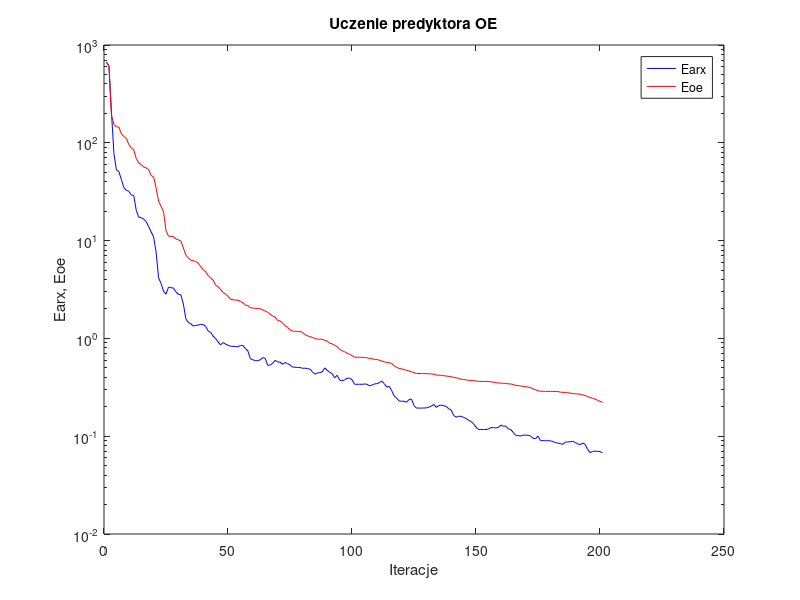
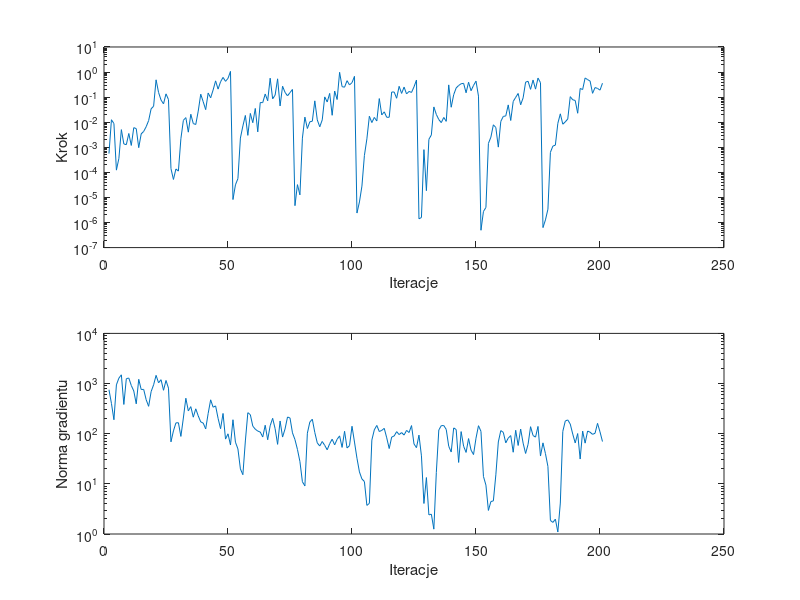

The MATLAB script that drew these images, in order:
%uczenie predyktora oe
clear all;
n=0; farx(n+1)=6.658611e+002; foe(n+1)=6.692012e+002; wspucz(n+1)=0.000000e+000; ng(n+1)=0.000000e+000;
%odnowa zmiennej metryki
n=1; farx(n+1)=6.069821e+002; foe(n+1)=6.080006e+002; krok(n+1)=5.604282e-004; ng(n+1)=7.532708e+002;
n=2; farx(n+1)=2.077680e+002; foe(n+1)=1.901546e+002; krok(n+1)=1.256724e-002; ng(n+1)=4.013830e+002;
n=3; farx(n+1)=7.760182e+001; foe(n+1)=1.547617e+002; krok(n+1)=8.839546e-003; ng(n+1)=1.897983e+002;
n=4; farx(n+1)=5.283049e+001; foe(n+1)=1.453977e+002; krok(n+1)=1.228192e-004; ng(n+1)=9.420513e+002;
n=5; farx(n+1)=5.085935e+001; foe(n+1)=1.448873e+002; krok(n+1)=3.604935e-004; ng(n+1)=1.281547e+003;
n=6; farx(n+1)=4.217047e+001; foe(n+1)=1.236091e+002; krok(n+1)=5.060913e-003; ng(n+1)=1.492465e+003;
n=7; farx(n+1)=3.482179e+001; foe(n+1)=1.158702e+002; krok(n+1)=1.358387e-003; ng(n+1)=3.829046e+002;
n=8; farx(n+1)=3.273070e+001; foe(n+1)=1.107233e+002; krok(n+1)=1.271814e-003; ng(n+1)=1.250426e+003;
n=9; farx(n+1)=3.191912e+001; foe(n+1)=9.614373e+001; krok(n+1)=3.550402e-003; ng(n+1)=1.288294e+003;
n=10; farx(n+1)=2.927577e+001; foe(n+1)=8.895271e+001; krok(n+1)=1.184232e-003; ng(n+1)=9.157905e+002;
n=11; farx(n+1)=2.890678e+001; foe(n+1)=8.445122e+001; krok(n+1)=6.065270e-003; ng(n+1)=7.123311e+002;
n=12; farx(n+1)=2.042201e+001; foe(n+1)=6.914040e+001; krok(n+1)=5.548179e-003; ng(n+1)=3.940669e+002;
n=13; farx(n+1)=1.741110e+001; foe(n+1)=6.234262e+001; krok(n+1)=9.671447e-004; ng(n+1)=1.214479e+003;
n=14; farx(n+1)=1.716567e+001; foe(n+1)=5.962296e+001; krok(n+1)=3.427028e-003; ng(n+1)=7.606124e+002;
n=15; farx(n+1)=1.654769e+001; foe(n+1)=5.662849e+001; krok(n+1)=4.289834e-003; ng(n+1)=7.640924e+002;
n=16; farx(n+1)=1.570910e+001; foe(n+1)=5.535146e+001; krok(n+1)=6.607631e-003; ng(n+1)=4.763386e+002;
n=17; farx(n+1)=1.388724e+001; foe(n+1)=5.314654e+001; krok(n+1)=1.165911e-002; ng(n+1)=3.514532e+002;
n=18; farx(n+1)=1.231280e+001; foe(n+1)=4.641127e+001; krok(n+1)=3.431867e-002; ng(n+1)=6.908056e+002;
n=19; farx(n+1)=1.089719e+001; foe(n+1)=4.467370e+001; krok(n+1)=4.331299e-002; ng(n+1)=9.438157e+002;
n=20; farx(n+1)=7.664166e+000; foe(n+1)=3.458977e+001; krok(n+1)=4.903006e-001; ng(n+1)=1.456651e+003;
n=21; farx(n+1)=4.164703e+000; foe(n+1)=2.541089e+001; krok(n+1)=1.536116e-001; ng(n+1)=1.034349e+003;
n=22; farx(n+1)=3.651312e+000; foe(n+1)=2.234532e+001; krok(n+1)=7.644254e-002; ng(n+1)=1.193697e+003;
n=23; farx(n+1)=3.038652e+000; foe(n+1)=1.981841e+001; krok(n+1)=5.403031e-002; ng(n+1)=7.341025e+002;
n=24; farx(n+1)=2.834724e+000; foe(n+1)=1.266296e+001; krok(n+1)=1.350958e-001; ng(n+1)=1.152371e+003;
n=25; farx(n+1)=3.342652e+000; foe(n+1)=1.111931e+001; krok(n+1)=8.000730e-002; ng(n+1)=8.102531e+002;
%odnowa zmiennej metryki
n=26; farx(n+1)=3.296021e+000; foe(n+1)=1.104837e+001; krok(n+1)=1.413318e-004; ng(n+1)=6.882034e+001;
n=27; farx(n+1)=3.274708e+000; foe(n+1)=1.098380e+001; krok(n+1)=5.210339e-005; ng(n+1)=1.137600e+002;
n=28; farx(n+1)=2.992461e+000; foe(n+1)=1.041168e+001; krok(n+1)=1.366331e-004; ng(n+1)=1.642028e+002;
n=29; farx(n+1)=2.819569e+000; foe(n+1)=1.019332e+001; krok(n+1)=1.123699e-004; ng(n+1)=1.655298e+002;
n=30; farx(n+1)=2.793769e+000; foe(n+1)=9.877850e+000; krok(n+1)=2.187783e-003; ng(n+1)=8.828637e+001;
n=31; farx(n+1)=2.248089e+000; foe(n+1)=8.410760e+000; krok(n+1)=1.184956e-002; ng(n+1)=2.056669e+002;
n=32; farx(n+1)=1.589179e+000; foe(n+1)=7.099423e+000; krok(n+1)=1.526430e-002; ng(n+1)=5.092905e+002;
n=33; farx(n+1)=1.456198e+000; foe(n+1)=6.651573e+000; krok(n+1)=4.008930e-003; ng(n+1)=2.845628e+002;
n=34; farx(n+1)=1.413488e+000; foe(n+1)=6.306568e+000; krok(n+1)=2.076180e-002; ng(n+1)=3.465849e+002;
n=35; farx(n+1)=1.336442e+000; foe(n+1)=6.214139e+000; krok(n+1)=8.839546e-003; ng(n+1)=2.134551e+002;
n=36; farx(n+1)=1.358730e+000; foe(n+1)=6.125809e+000; krok(n+1)=8.111094e-003; ng(n+1)=3.135351e+002;
n=37; farx(n+1)=1.367148e+000; foe(n+1)=5.888650e+000; krok(n+1)=2.788178e-002; ng(n+1)=2.265488e+002;
n=38; farx(n+1)=1.393767e+000; foe(n+1)=5.415003e+000; krok(n+1)=1.308949e-001; ng(n+1)=1.718687e+002;
n=39; farx(n+1)=1.382910e+000; foe(n+1)=5.047356e+000; krok(n+1)=6.561970e-002; ng(n+1)=1.628739e+002;
n=40; farx(n+1)=1.326529e+000; foe(n+1)=4.802242e+000; krok(n+1)=3.172714e-002; ng(n+1)=1.246452e+002;
n=41; farx(n+1)=1.192205e+000; foe(n+1)=4.395059e+000; krok(n+1)=1.460372e-001; ng(n+1)=2.533743e+002;
n=42; farx(n+1)=1.151270e+000; foe(n+1)=4.153322e+000; krok(n+1)=9.420590e-002; ng(n+1)=4.738082e+002;
n=43; farx(n+1)=1.055016e+000; foe(n+1)=3.952618e+000; krok(n+1)=1.935340e-001; ng(n+1)=3.372714e+002;
n=44; farx(n+1)=9.961596e-001; foe(n+1)=3.497032e+000; krok(n+1)=4.456675e-001; ng(n+1)=3.584236e+002;
n=45; farx(n+1)=9.205149e-001; foe(n+1)=3.372543e+000; krok(n+1)=2.088513e-001; ng(n+1)=2.021045e+002;
n=46; farx(n+1)=8.573666e-001; foe(n+1)=3.166468e+000; krok(n+1)=4.102061e-001; ng(n+1)=1.258351e+002;
n=47; farx(n+1)=9.067958e-001; foe(n+1)=2.949629e+000; krok(n+1)=6.128735e-001; ng(n+1)=2.534045e+002;
n=48; farx(n+1)=8.751477e-001; foe(n+1)=2.834616e+000; krok(n+1)=4.268310e-001; ng(n+1)=7.806759e+001;
n=49; farx(n+1)=8.507903e-001; foe(n+1)=2.702119e+000; krok(n+1)=5.600723e-001; ng(n+1)=9.949250e+001;
n=50; farx(n+1)=8.315851e-001; foe(n+1)=2.509164e+000; krok(n+1)=1.063350e+000; ng(n+1)=5.948703e+001;
%odnowa zmiennej metryki
n=51; farx(n+1)=8.295563e-001; foe(n+1)=2.479671e+000; krok(n+1)=8.245594e-006; ng(n+1)=1.897455e+002;
n=52; farx(n+1)=8.253419e-001; foe(n+1)=2.468863e+000; krok(n+1)=3.185663e-005; ng(n+1)=6.771374e+001;
n=53; farx(n+1)=8.206964e-001; foe(n+1)=2.458598e+000; krok(n+1)=5.658127e-005; ng(n+1)=4.970939e+001;
n=54; farx(n+1)=8.447424e-001; foe(n+1)=2.394082e+000; krok(n+1)=2.332157e-003; ng(n+1)=1.986016e+001;
n=55; farx(n+1)=8.474111e-001; foe(n+1)=2.316716e+000; krok(n+1)=7.088910e-003; ng(n+1)=1.522398e+001;
n=56; farx(n+1)=7.867182e-001; foe(n+1)=2.197487e+000; krok(n+1)=1.861441e-002; ng(n+1)=7.170268e+001;
n=57; farx(n+1)=7.467487e-001; foe(n+1)=2.164706e+000; krok(n+1)=2.988526e-003; ng(n+1)=2.622530e+002;
n=58; farx(n+1)=6.191855e-001; foe(n+1)=2.062264e+000; krok(n+1)=2.243330e-002; ng(n+1)=2.396874e+002;
n=59; farx(n+1)=6.053522e-001; foe(n+1)=2.045953e+000; krok(n+1)=9.555317e-003; ng(n+1)=1.415880e+002;
n=60; farx(n+1)=5.915035e-001; foe(n+1)=2.026184e+000; krok(n+1)=3.542231e-002; ng(n+1)=1.229876e+002;
n=61; farx(n+1)=5.921861e-001; foe(n+1)=2.024777e+000; krok(n+1)=4.118564e-003; ng(n+1)=1.127589e+002;
n=62; farx(n+1)=6.036625e-001; foe(n+1)=2.006927e+000; krok(n+1)=6.105720e-002; ng(n+1)=1.079446e+002;
n=63; farx(n+1)=6.355392e-001; foe(n+1)=1.955252e+000; krok(n+1)=6.024636e-002; ng(n+1)=8.593768e+001;
n=64; farx(n+1)=6.257446e-001; foe(n+1)=1.906409e+000; krok(n+1)=1.331836e-001; ng(n+1)=1.474486e+002;
n=65; farx(n+1)=5.306579e-001; foe(n+1)=1.847874e+000; krok(n+1)=7.142563e-002; ng(n+1)=7.569954e+001;
n=66; farx(n+1)=5.338826e-001; foe(n+1)=1.773312e+000; krok(n+1)=5.695627e-001; ng(n+1)=1.441286e+002;
n=67; farx(n+1)=5.564833e-001; foe(n+1)=1.695067e+000; krok(n+1)=8.571529e-002; ng(n+1)=2.025655e+002;
n=68; farx(n+1)=5.962766e-001; foe(n+1)=1.650429e+000; krok(n+1)=1.202721e-001; ng(n+1)=1.257854e+002;
n=69; farx(n+1)=5.755260e-001; foe(n+1)=1.527434e+000; krok(n+1)=5.377399e-001; ng(n+1)=6.130702e+001;
n=70; farx(n+1)=5.719541e-001; foe(n+1)=1.507801e+000; krok(n+1)=4.446078e-002; ng(n+1)=1.793463e+002;
n=71; farx(n+1)=5.426668e-001; foe(n+1)=1.433004e+000; krok(n+1)=2.725288e-001; ng(n+1)=8.567692e+001;
n=72; farx(n+1)=5.665494e-001; foe(n+1)=1.349167e+000; krok(n+1)=1.548452e-001; ng(n+1)=1.244184e+002;
n=73; farx(n+1)=5.524834e-001; foe(n+1)=1.296864e+000; krok(n+1)=1.125137e-001; ng(n+1)=2.152891e+002;
n=74; farx(n+1)=5.353809e-001; foe(n+1)=1.225606e+000; krok(n+1)=1.517792e-001; ng(n+1)=2.055679e+002;
n=75; farx(n+1)=5.086286e-001; foe(n+1)=1.187387e+000; krok(n+1)=2.022243e-001; ng(n+1)=1.038481e+002;
%odnowa zmiennej metryki
n=76; farx(n+1)=5.078437e-001; foe(n+1)=1.184316e+000; krok(n+1)=4.699963e-006; ng(n+1)=7.627237e+001;
n=77; farx(n+1)=5.048805e-001; foe(n+1)=1.178323e+000; krok(n+1)=3.242569e-005; ng(n+1)=4.857032e+001;
n=78; farx(n+1)=5.046050e-001; foe(n+1)=1.177587e+000; krok(n+1)=1.265721e-005; ng(n+1)=2.781438e+001;
n=79; farx(n+1)=4.944383e-001; foe(n+1)=1.156290e+000; krok(n+1)=2.318931e-003; ng(n+1)=1.100555e+001;
n=80; farx(n+1)=4.970094e-001; foe(n+1)=1.094082e+000; krok(n+1)=1.596002e-002; ng(n+1)=9.090517e+000;
n=81; farx(n+1)=4.898442e-001; foe(n+1)=1.062856e+000; krok(n+1)=5.608324e-003; ng(n+1)=1.023608e+002;
n=82; farx(n+1)=4.875158e-001; foe(n+1)=1.045212e+000; krok(n+1)=1.040137e-002; ng(n+1)=1.709206e+002;
n=83; farx(n+1)=4.564742e-001; foe(n+1)=1.022966e+000; krok(n+1)=1.095618e-002; ng(n+1)=1.942746e+002;
n=84; farx(n+1)=4.309482e-001; foe(n+1)=9.971266e-001; krok(n+1)=7.113068e-002; ng(n+1)=1.055484e+002;
n=85; farx(n+1)=4.431325e-001; foe(n+1)=9.843201e-001; krok(n+1)=1.238474e-002; ng(n+1)=6.551733e+001;
n=86; farx(n+1)=4.471229e-001; foe(n+1)=9.808238e-001; krok(n+1)=6.555717e-003; ng(n+1)=5.685260e+001;
n=87; farx(n+1)=4.534657e-001; foe(n+1)=9.776456e-001; krok(n+1)=1.238474e-002; ng(n+1)=6.989980e+001;
n=88; farx(n+1)=4.994002e-001; foe(n+1)=9.548038e-001; krok(n+1)=1.022628e-001; ng(n+1)=5.853738e+001;
n=89; farx(n+1)=4.726652e-001; foe(n+1)=9.403257e-001; krok(n+1)=6.407656e-002; ng(n+1)=4.774613e+001;
n=90; farx(n+1)=4.502699e-001; foe(n+1)=8.928084e-001; krok(n+1)=1.409038e-001; ng(n+1)=6.331117e+001;
n=91; farx(n+1)=4.359512e-001; foe(n+1)=8.800036e-001; krok(n+1)=1.889482e-002; ng(n+1)=7.772221e+001;
n=92; farx(n+1)=3.955662e-001; foe(n+1)=8.492863e-001; krok(n+1)=1.755320e-001; ng(n+1)=5.991829e+001;
n=93; farx(n+1)=4.193851e-001; foe(n+1)=8.280469e-001; krok(n+1)=8.035594e-002; ng(n+1)=7.734951e+001;
n=94; farx(n+1)=3.751767e-001; foe(n+1)=7.723895e-001; krok(n+1)=9.761687e-001; ng(n+1)=9.040605e+001;
n=95; farx(n+1)=3.676966e-001; foe(n+1)=7.487793e-001; krok(n+1)=2.617405e-001; ng(n+1)=5.327299e+001;
n=96; farx(n+1)=3.774000e-001; foe(n+1)=7.315116e-001; krok(n+1)=2.489869e-001; ng(n+1)=1.117229e+002;
n=97; farx(n+1)=3.911379e-001; foe(n+1)=7.070039e-001; krok(n+1)=4.536903e-001; ng(n+1)=5.192940e+001;
n=98; farx(n+1)=3.925977e-001; foe(n+1)=6.867936e-001; krok(n+1)=3.066215e-001; ng(n+1)=5.774366e+001;
n=99; farx(n+1)=3.790910e-001; foe(n+1)=6.674077e-001; krok(n+1)=3.785938e-001; ng(n+1)=1.407062e+002;
n=100; farx(n+1)=3.396572e-001; foe(n+1)=6.421813e-001; krok(n+1)=6.744582e-001; ng(n+1)=6.815325e+001;
%odnowa zmiennej metryki
n=101; farx(n+1)=3.396451e-001; foe(n+1)=6.420113e-001; krok(n+1)=2.385236e-006; ng(n+1)=3.240709e+001;
n=102; farx(n+1)=3.396265e-001; foe(n+1)=6.418723e-001; krok(n+1)=6.616010e-006; ng(n+1)=1.727577e+001;
n=103; farx(n+1)=3.393109e-001; foe(n+1)=6.415201e-001; krok(n+1)=2.829063e-005; ng(n+1)=1.251684e+001;
n=104; farx(n+1)=3.414906e-001; foe(n+1)=6.372958e-001; krok(n+1)=4.706747e-004; ng(n+1)=1.112058e+001;
n=105; farx(n+1)=3.404561e-001; foe(n+1)=6.352370e-001; krok(n+1)=2.168031e-003; ng(n+1)=3.720932e+000;
n=106; farx(n+1)=3.270630e-001; foe(n+1)=6.237193e-001; krok(n+1)=1.729594e-002; ng(n+1)=4.079109e+000;
n=107; farx(n+1)=3.326959e-001; foe(n+1)=6.188824e-001; krok(n+1)=9.690117e-003; ng(n+1)=7.460662e+001;
n=108; farx(n+1)=3.419963e-001; foe(n+1)=6.121594e-001; krok(n+1)=1.552039e-002; ng(n+1)=1.195370e+002;
n=109; farx(n+1)=3.444038e-001; foe(n+1)=6.079474e-001; krok(n+1)=1.121665e-002; ng(n+1)=1.461106e+002;
n=110; farx(n+1)=3.520750e-001; foe(n+1)=5.994156e-001; krok(n+1)=8.764941e-002; ng(n+1)=1.104524e+002;
n=111; farx(n+1)=3.672853e-001; foe(n+1)=5.871667e-001; krok(n+1)=1.949868e-002; ng(n+1)=1.164780e+002;
n=112; farx(n+1)=3.444324e-001; foe(n+1)=5.750614e-001; krok(n+1)=2.592196e-002; ng(n+1)=1.279131e+002;
n=113; farx(n+1)=3.180406e-001; foe(n+1)=5.683235e-001; krok(n+1)=1.571994e-002; ng(n+1)=8.272528e+001;
n=114; farx(n+1)=3.236390e-001; foe(n+1)=5.646801e-001; krok(n+1)=1.576669e-002; ng(n+1)=5.059134e+001;
n=115; farx(n+1)=2.926938e-001; foe(n+1)=5.544470e-001; krok(n+1)=1.600146e-001; ng(n+1)=8.569146e+001;
n=116; farx(n+1)=2.579077e-001; foe(n+1)=5.246313e-001; krok(n+1)=1.600146e-001; ng(n+1)=9.011625e+001;
n=117; farx(n+1)=2.453873e-001; foe(n+1)=5.058465e-001; krok(n+1)=9.018109e-002; ng(n+1)=1.098132e+002;
n=118; farx(n+1)=2.290351e-001; foe(n+1)=4.938189e-001; krok(n+1)=2.701916e-001; ng(n+1)=9.605575e+001;
n=119; farx(n+1)=2.282043e-001; foe(n+1)=4.883498e-001; krok(n+1)=1.409038e-001; ng(n+1)=1.053097e+002;
n=120; farx(n+1)=2.278045e-001; foe(n+1)=4.784745e-001; krok(n+1)=2.515191e-001; ng(n+1)=9.394183e+001;
n=121; farx(n+1)=2.226076e-001; foe(n+1)=4.727760e-001; krok(n+1)=1.344350e-001; ng(n+1)=1.163803e+002;
n=122; farx(n+1)=2.369902e-001; foe(n+1)=4.637982e-001; krok(n+1)=1.686145e-001; ng(n+1)=1.054565e+002;
n=123; farx(n+1)=2.399152e-001; foe(n+1)=4.555493e-001; krok(n+1)=1.540084e-001; ng(n+1)=1.452228e+002;
n=124; farx(n+1)=2.056237e-001; foe(n+1)=4.456654e-001; krok(n+1)=2.577175e-001; ng(n+1)=6.238154e+001;
n=125; farx(n+1)=1.938354e-001; foe(n+1)=4.387241e-001; krok(n+1)=4.819709e-001; ng(n+1)=5.269744e+001;
%odnowa zmiennej metryki
n=126; farx(n+1)=1.938712e-001; foe(n+1)=4.375754e-001; krok(n+1)=1.406573e-006; ng(n+1)=9.371581e+001;
n=127; farx(n+1)=1.939100e-001; foe(n+1)=4.372790e-001; krok(n+1)=1.581345e-006; ng(n+1)=3.616170e+001;
n=128; farx(n+1)=1.943044e-001; foe(n+1)=4.363571e-001; krok(n+1)=8.058731e-004; ng(n+1)=4.059221e+000;
n=129; farx(n+1)=1.948182e-001; foe(n+1)=4.359636e-001; krok(n+1)=1.862309e-005; ng(n+1)=1.335879e+001;
n=130; farx(n+1)=1.983910e-001; foe(n+1)=4.350415e-001; krok(n+1)=2.075244e-003; ng(n+1)=2.406770e+000;
n=131; farx(n+1)=2.032372e-001; foe(n+1)=4.336478e-001; krok(n+1)=3.113587e-003; ng(n+1)=2.484568e+000;
n=132; farx(n+1)=2.111492e-001; foe(n+1)=4.304710e-001; krok(n+1)=4.076532e-002; ng(n+1)=1.249885e+000;
n=133; farx(n+1)=1.971485e-001; foe(n+1)=4.223519e-001; krok(n+1)=2.043074e-002; ng(n+1)=1.691126e+001;
n=134; farx(n+1)=2.057513e-001; foe(n+1)=4.205122e-001; krok(n+1)=1.274938e-002; ng(n+1)=1.185223e+002;
n=135; farx(n+1)=2.078522e-001; foe(n+1)=4.193441e-001; krok(n+1)=9.630946e-003; ng(n+1)=1.448110e+002;
n=136; farx(n+1)=2.046999e-001; foe(n+1)=4.152130e-001; krok(n+1)=1.547817e-002; ng(n+1)=1.455463e+002;
n=137; farx(n+1)=2.016500e-001; foe(n+1)=4.132228e-001; krok(n+1)=1.082825e-002; ng(n+1)=1.215686e+002;
n=138; farx(n+1)=1.907566e-001; foe(n+1)=4.074412e-001; krok(n+1)=3.080168e-001; ng(n+1)=5.615912e+001;
n=139; farx(n+1)=1.851598e-001; foe(n+1)=4.056360e-001; krok(n+1)=3.955518e-002; ng(n+1)=4.311313e+001;
n=140; farx(n+1)=1.627972e-001; foe(n+1)=3.995517e-001; krok(n+1)=1.250522e-001; ng(n+1)=1.304154e+002;
n=141; farx(n+1)=1.562325e-001; foe(n+1)=3.949794e-001; krok(n+1)=2.317569e-001; ng(n+1)=1.211520e+002;
n=142; farx(n+1)=1.599861e-001; foe(n+1)=3.904501e-001; krok(n+1)=2.910883e-001; ng(n+1)=2.673172e+001;
n=143; farx(n+1)=1.596437e-001; foe(n+1)=3.823017e-001; krok(n+1)=3.421659e-001; ng(n+1)=1.101430e+002;
n=144; farx(n+1)=1.557596e-001; foe(n+1)=3.791998e-001; krok(n+1)=3.550835e-001; ng(n+1)=5.623729e+001;
n=145; farx(n+1)=1.518253e-001; foe(n+1)=3.769268e-001; krok(n+1)=1.492580e-001; ng(n+1)=4.232045e+001;
n=146; farx(n+1)=1.458163e-001; foe(n+1)=3.731326e-001; krok(n+1)=3.923690e-001; ng(n+1)=7.993712e+001;
n=147; farx(n+1)=1.414904e-001; foe(n+1)=3.719446e-001; krok(n+1)=1.803954e-001; ng(n+1)=4.703321e+001;
n=148; farx(n+1)=1.339056e-001; foe(n+1)=3.705660e-001; krok(n+1)=2.931171e-001; ng(n+1)=3.838919e+001;
n=149; farx(n+1)=1.235444e-001; foe(n+1)=3.664407e-001; krok(n+1)=4.353621e-001; ng(n+1)=8.144983e+001;
n=150; farx(n+1)=1.170113e-001; foe(n+1)=3.641083e-001; krok(n+1)=1.096649e-001; ng(n+1)=1.444338e+002;
%odnowa zmiennej metryki
n=151; farx(n+1)=1.170171e-001; foe(n+1)=3.634349e-001; krok(n+1)=4.915571e-007; ng(n+1)=1.113343e+002;
n=152; farx(n+1)=1.170569e-001; foe(n+1)=3.633871e-001; krok(n+1)=2.756683e-006; ng(n+1)=1.407285e+001;
n=153; farx(n+1)=1.171010e-001; foe(n+1)=3.633467e-001; krok(n+1)=3.984954e-006; ng(n+1)=9.442901e+000;
n=154; farx(n+1)=1.184132e-001; foe(n+1)=3.625259e-001; krok(n+1)=1.427772e-003; ng(n+1)=2.949635e+000;
n=155; farx(n+1)=1.225460e-001; foe(n+1)=3.600726e-001; krok(n+1)=2.531421e-003; ng(n+1)=4.437022e+000;
n=156; farx(n+1)=1.222458e-001; foe(n+1)=3.569708e-001; krok(n+1)=7.883344e-003; ng(n+1)=4.573706e+000;
n=157; farx(n+1)=1.214948e-001; foe(n+1)=3.523376e-001; krok(n+1)=6.130766e-003; ng(n+1)=1.511758e+001;
n=158; farx(n+1)=1.226399e-001; foe(n+1)=3.500983e-001; krok(n+1)=1.016108e-003; ng(n+1)=6.845479e+001;
n=159; farx(n+1)=1.297508e-001; foe(n+1)=3.490795e-001; krok(n+1)=1.077104e-002; ng(n+1)=1.152077e+002;
n=160; farx(n+1)=1.267592e-001; foe(n+1)=3.477782e-001; krok(n+1)=1.703305e-002; ng(n+1)=1.065584e+002;
n=161; farx(n+1)=1.267953e-001; foe(n+1)=3.462358e-001; krok(n+1)=1.778972e-002; ng(n+1)=6.565248e+001;
n=162; farx(n+1)=1.187681e-001; foe(n+1)=3.429951e-001; krok(n+1)=4.904612e-002; ng(n+1)=8.168852e+001;
n=163; farx(n+1)=1.170169e-001; foe(n+1)=3.419984e-001; krok(n+1)=1.170476e-002; ng(n+1)=9.175116e+001;
n=164; farx(n+1)=1.094360e-001; foe(n+1)=3.372793e-001; krok(n+1)=6.721749e-002; ng(n+1)=4.270944e+001;
n=165; farx(n+1)=1.022976e-001; foe(n+1)=3.315244e-001; krok(n+1)=9.809225e-002; ng(n+1)=1.170717e+002;
n=166; farx(n+1)=1.014133e-001; foe(n+1)=3.289187e-001; krok(n+1)=1.399123e-001; ng(n+1)=5.823256e+001;
n=167; farx(n+1)=1.003224e-001; foe(n+1)=3.264352e-001; krok(n+1)=4.954706e-002; ng(n+1)=1.238316e+002;
n=168; farx(n+1)=1.028295e-001; foe(n+1)=3.238374e-001; krok(n+1)=9.363811e-002; ng(n+1)=6.476511e+001;
n=169; farx(n+1)=1.023492e-001; foe(n+1)=3.211113e-001; krok(n+1)=3.963116e-001; ng(n+1)=4.035600e+001;
n=170; farx(n+1)=1.023056e-001; foe(n+1)=3.170556e-001; krok(n+1)=4.288049e-001; ng(n+1)=6.148482e+001;
n=171; farx(n+1)=1.004125e-001; foe(n+1)=3.143179e-001; krok(n+1)=2.045255e-001; ng(n+1)=1.379832e+002;
n=172; farx(n+1)=9.511872e-002; foe(n+1)=3.035389e-001; krok(n+1)=4.803814e-001; ng(n+1)=9.202495e+001;
n=173; farx(n+1)=9.438521e-002; foe(n+1)=2.987304e-001; krok(n+1)=2.088018e-001; ng(n+1)=8.547717e+001;
n=174; farx(n+1)=1.002765e-001; foe(n+1)=2.912839e-001; krok(n+1)=5.752763e-001; ng(n+1)=1.396204e+002;
n=175; farx(n+1)=9.007492e-002; foe(n+1)=2.882823e-001; krok(n+1)=3.772555e-001; ng(n+1)=3.588039e+001;
%odnowa zmiennej metryki
n=176; farx(n+1)=9.004167e-002; foe(n+1)=2.879769e-001; krok(n+1)=6.272198e-007; ng(n+1)=6.568428e+001;
n=177; farx(n+1)=8.997432e-002; foe(n+1)=2.877185e-001; krok(n+1)=1.270519e-006; ng(n+1)=4.011073e+001;
n=178; farx(n+1)=8.989514e-002; foe(n+1)=2.874769e-001; krok(n+1)=3.394755e-006; ng(n+1)=2.221563e+001;
n=179; farx(n+1)=8.962344e-002; foe(n+1)=2.873101e-001; krok(n+1)=6.298318e-004; ng(n+1)=1.868287e+000;
n=180; farx(n+1)=8.832215e-002; foe(n+1)=2.870440e-001; krok(n+1)=1.116161e-003; ng(n+1)=1.700011e+000;
n=181; farx(n+1)=8.605263e-002; foe(n+1)=2.866492e-001; krok(n+1)=1.216567e-003; ng(n+1)=1.978450e+000;
n=182; farx(n+1)=8.503963e-002; foe(n+1)=2.860179e-001; krok(n+1)=9.045235e-003; ng(n+1)=1.096243e+000;
n=183; farx(n+1)=8.403801e-002; foe(n+1)=2.820643e-001; krok(n+1)=2.160874e-002; ng(n+1)=4.146943e+000;
n=184; farx(n+1)=8.247957e-002; foe(n+1)=2.807707e-001; krok(n+1)=8.323975e-003; ng(n+1)=1.111262e+002;
n=185; farx(n+1)=8.701435e-002; foe(n+1)=2.800775e-001; krok(n+1)=1.032555e-002; ng(n+1)=1.790116e+002;
n=186; farx(n+1)=8.729400e-002; foe(n+1)=2.780414e-001; krok(n+1)=1.349272e-002; ng(n+1)=1.884042e+002;
n=187; farx(n+1)=8.787652e-002; foe(n+1)=2.759783e-001; krok(n+1)=1.047148e-001; ng(n+1)=1.558519e+002;
n=188; farx(n+1)=8.884674e-002; foe(n+1)=2.729625e-001; krok(n+1)=7.841323e-002; ng(n+1)=9.861265e+001;
n=189; farx(n+1)=8.627692e-002; foe(n+1)=2.716343e-001; krok(n+1)=7.377901e-002; ng(n+1)=6.541063e+001;
n=190; farx(n+1)=8.363152e-002; foe(n+1)=2.703707e-001; krok(n+1)=2.277959e-002; ng(n+1)=1.006798e+002;
n=191; farx(n+1)=8.191049e-002; foe(n+1)=2.683228e-001; krok(n+1)=2.211882e-001; ng(n+1)=3.123975e+001;
n=192; farx(n+1)=8.513888e-002; foe(n+1)=2.644023e-001; krok(n+1)=2.010048e-001; ng(n+1)=1.127233e+002;
n=193; farx(n+1)=8.247540e-002; foe(n+1)=2.609405e-001; krok(n+1)=5.824576e-001; ng(n+1)=6.481803e+001;
n=194; farx(n+1)=7.322390e-002; foe(n+1)=2.541910e-001; krok(n+1)=4.989677e-001; ng(n+1)=1.129712e+002;
n=195; farx(n+1)=6.792987e-002; foe(n+1)=2.484389e-001; krok(n+1)=4.386596e-001; ng(n+1)=1.071425e+002;
n=196; farx(n+1)=6.981720e-002; foe(n+1)=2.444024e-001; krok(n+1)=1.420059e-001; ng(n+1)=9.709020e+001;
n=197; farx(n+1)=7.047854e-002; foe(n+1)=2.394804e-001; krok(n+1)=2.409855e-001; ng(n+1)=1.018824e+002;
n=198; farx(n+1)=6.993514e-002; foe(n+1)=2.333316e-001; krok(n+1)=2.230786e-001; ng(n+1)=1.607134e+002;
n=199; farx(n+1)=6.977951e-002; foe(n+1)=2.271319e-001; krok(n+1)=1.903039e-001; ng(n+1)=1.088736e+002;
n=200; farx(n+1)=6.748486e-002; foe(n+1)=2.218114e-001; krok(n+1)=3.589327e-001; ng(n+1)=6.977059e+001;

figure; semilogy(farx,'b'); hold on; semilogy(foe,'r'); xlabel('Iteracje'); ylabel('Earx, Eoe'); legend('Earx','Eoe'); title('Uczenie predyktora OE');
figure; subplot(2,1,1); semilogy(krok); xlabel('Iteracje'); ylabel('Krok');
subplot(2,1,2); semilogy(ng); xlabel('Iteracje'); ylabel('Norma gradientu');
Earx=farx(n+1)
Eoe=foe(n+1)
